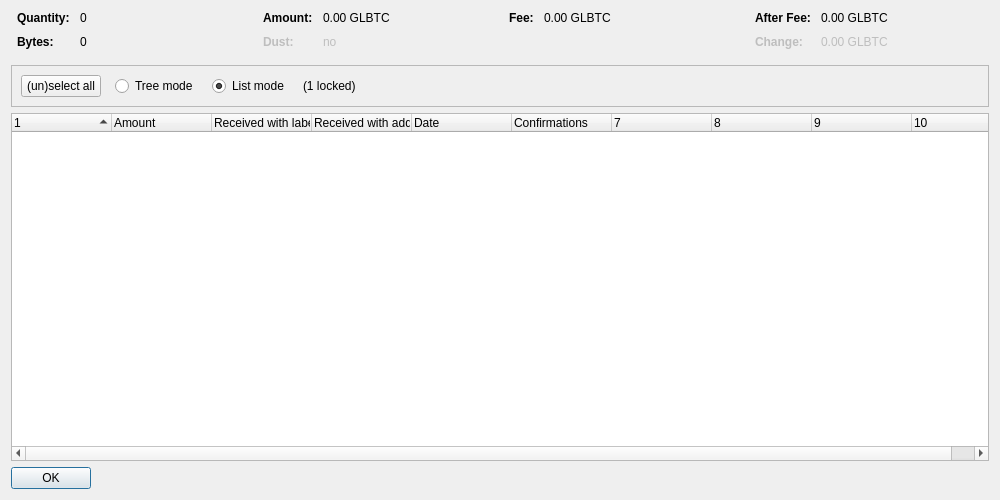
<?xml version="1.0" encoding="UTF-8"?>
<ui version="4.0">
 <class>CoinControlDialog</class>
 <widget class="QDialog" name="CoinControlDialog">
  <property name="geometry">
   <rect>
    <x>0</x>
    <y>0</y>
    <width>1000</width>
    <height>500</height>
   </rect>
  </property>
  <property name="windowTitle">
   <string>Coin Selection</string>
  </property>
  <layout class="QVBoxLayout" name="verticalLayout">
   <item>
    <layout class="QHBoxLayout" name="horizontalLayoutTop" stretch="0,0,0,0">
     <property name="topMargin">
      <number>0</number>
     </property>
     <property name="bottomMargin">
      <number>10</number>
     </property>
     <item>
      <layout class="QFormLayout" name="formLayoutCoinControl1">
       <property name="horizontalSpacing">
        <number>10</number>
       </property>
       <property name="verticalSpacing">
        <number>10</number>
       </property>
       <property name="leftMargin">
        <number>6</number>
       </property>
       <property name="rightMargin">
        <number>6</number>
       </property>
       <item row="0" column="0">
        <widget class="QLabel" name="labelCoinControlQuantityText">
         <property name="font">
          <font>
           <weight>75</weight>
           <bold>true</bold>
          </font>
         </property>
         <property name="text">
          <string>Quantity:</string>
         </property>
        </widget>
       </item>
       <item row="0" column="1">
        <widget class="QLabel" name="labelCoinControlQuantity">
         <property name="cursor">
          <cursorShape>IBeamCursor</cursorShape>
         </property>
         <property name="contextMenuPolicy">
          <enum>Qt::ActionsContextMenu</enum>
         </property>
         <property name="text">
          <string notr="true">0</string>
         </property>
         <property name="textInteractionFlags">
          <set>Qt::LinksAccessibleByMouse|Qt::TextSelectableByKeyboard|Qt::TextSelectableByMouse</set>
         </property>
        </widget>
       </item>
       <item row="1" column="0">
        <widget class="QLabel" name="labelCoinControlBytesText">
         <property name="font">
          <font>
           <weight>75</weight>
           <bold>true</bold>
          </font>
         </property>
         <property name="text">
          <string>Bytes:</string>
         </property>
        </widget>
       </item>
       <item row="1" column="1">
        <widget class="QLabel" name="labelCoinControlBytes">
         <property name="cursor">
          <cursorShape>IBeamCursor</cursorShape>
         </property>
         <property name="contextMenuPolicy">
          <enum>Qt::ActionsContextMenu</enum>
         </property>
         <property name="text">
          <string notr="true">0</string>
         </property>
         <property name="textInteractionFlags">
          <set>Qt::LinksAccessibleByMouse|Qt::TextSelectableByKeyboard|Qt::TextSelectableByMouse</set>
         </property>
        </widget>
       </item>
      </layout>
     </item>
     <item>
      <layout class="QFormLayout" name="formLayoutCoinControl2">
       <property name="horizontalSpacing">
        <number>10</number>
       </property>
       <property name="verticalSpacing">
        <number>10</number>
       </property>
       <property name="leftMargin">
        <number>6</number>
       </property>
       <property name="rightMargin">
        <number>6</number>
       </property>
       <item row="0" column="0">
        <widget class="QLabel" name="labelCoinControlAmountText">
         <property name="font">
          <font>
           <weight>75</weight>
           <bold>true</bold>
          </font>
         </property>
         <property name="text">
          <string>Amount:</string>
         </property>
        </widget>
       </item>
       <item row="0" column="1">
        <widget class="QLabel" name="labelCoinControlAmount">
         <property name="cursor">
          <cursorShape>IBeamCursor</cursorShape>
         </property>
         <property name="contextMenuPolicy">
          <enum>Qt::ActionsContextMenu</enum>
         </property>
         <property name="text">
          <string notr="true">0.00 GLBTC</string>
         </property>
         <property name="textInteractionFlags">
          <set>Qt::LinksAccessibleByMouse|Qt::TextSelectableByKeyboard|Qt::TextSelectableByMouse</set>
         </property>
        </widget>
       </item>
       <item row="1" column="0">
        <widget class="QLabel" name="labelCoinControlLowOutputText">
         <property name="enabled">
          <bool>false</bool>
         </property>
         <property name="font">
          <font>
           <weight>75</weight>
           <bold>true</bold>
          </font>
         </property>
         <property name="text">
          <string>Dust:</string>
         </property>
        </widget>
       </item>
       <item row="1" column="1">
        <widget class="QLabel" name="labelCoinControlLowOutput">
         <property name="enabled">
          <bool>false</bool>
         </property>
         <property name="cursor">
          <cursorShape>IBeamCursor</cursorShape>
         </property>
         <property name="contextMenuPolicy">
          <enum>Qt::ActionsContextMenu</enum>
         </property>
         <property name="text">
          <string notr="true">no</string>
         </property>
         <property name="textInteractionFlags">
          <set>Qt::LinksAccessibleByMouse|Qt::TextSelectableByKeyboard|Qt::TextSelectableByMouse</set>
         </property>
        </widget>
       </item>
      </layout>
     </item>
     <item>
      <layout class="QFormLayout" name="formLayoutCoinControl3">
       <property name="horizontalSpacing">
        <number>10</number>
       </property>
       <property name="verticalSpacing">
        <number>10</number>
       </property>
       <property name="leftMargin">
        <number>6</number>
       </property>
       <property name="rightMargin">
        <number>6</number>
       </property>
       <item row="0" column="0">
        <widget class="QLabel" name="labelCoinControlFeeText">
         <property name="font">
          <font>
           <weight>75</weight>
           <bold>true</bold>
          </font>
         </property>
         <property name="text">
          <string>Fee:</string>
         </property>
        </widget>
       </item>
       <item row="0" column="1">
        <widget class="QLabel" name="labelCoinControlFee">
         <property name="cursor">
          <cursorShape>IBeamCursor</cursorShape>
         </property>
         <property name="contextMenuPolicy">
          <enum>Qt::ActionsContextMenu</enum>
         </property>
         <property name="text">
          <string notr="true">0.00 GLBTC</string>
         </property>
         <property name="textInteractionFlags">
          <set>Qt::LinksAccessibleByMouse|Qt::TextSelectableByKeyboard|Qt::TextSelectableByMouse</set>
         </property>
        </widget>
       </item>
      </layout>
     </item>
     <item>
      <layout class="QFormLayout" name="formLayoutCoinControl4">
       <property name="horizontalSpacing">
        <number>10</number>
       </property>
       <property name="verticalSpacing">
        <number>10</number>
       </property>
       <property name="leftMargin">
        <number>6</number>
       </property>
       <property name="rightMargin">
        <number>6</number>
       </property>
       <item row="0" column="0">
        <widget class="QLabel" name="labelCoinControlAfterFeeText">
         <property name="font">
          <font>
           <weight>75</weight>
           <bold>true</bold>
          </font>
         </property>
         <property name="text">
          <string>After Fee:</string>
         </property>
        </widget>
       </item>
       <item row="0" column="1">
        <widget class="QLabel" name="labelCoinControlAfterFee">
         <property name="cursor">
          <cursorShape>IBeamCursor</cursorShape>
         </property>
         <property name="contextMenuPolicy">
          <enum>Qt::ActionsContextMenu</enum>
         </property>
         <property name="text">
          <string notr="true">0.00 GLBTC</string>
         </property>
         <property name="textInteractionFlags">
          <set>Qt::LinksAccessibleByMouse|Qt::TextSelectableByKeyboard|Qt::TextSelectableByMouse</set>
         </property>
        </widget>
       </item>
       <item row="1" column="0">
        <widget class="QLabel" name="labelCoinControlChangeText">
         <property name="enabled">
          <bool>false</bool>
         </property>
         <property name="font">
          <font>
           <weight>75</weight>
           <bold>true</bold>
          </font>
         </property>
         <property name="text">
          <string>Change:</string>
         </property>
        </widget>
       </item>
       <item row="1" column="1">
        <widget class="QLabel" name="labelCoinControlChange">
         <property name="enabled">
          <bool>false</bool>
         </property>
         <property name="cursor">
          <cursorShape>IBeamCursor</cursorShape>
         </property>
         <property name="contextMenuPolicy">
          <enum>Qt::ActionsContextMenu</enum>
         </property>
         <property name="text">
          <string notr="true">0.00 GLBTC</string>
         </property>
         <property name="textInteractionFlags">
          <set>Qt::LinksAccessibleByMouse|Qt::TextSelectableByKeyboard|Qt::TextSelectableByMouse</set>
         </property>
        </widget>
       </item>
      </layout>
     </item>
    </layout>
   </item>
   <item>
    <widget class="QFrame" name="frame">
     <property name="minimumSize">
      <size>
       <width>0</width>
       <height>40</height>
      </size>
     </property>
     <property name="frameShape">
      <enum>QFrame::StyledPanel</enum>
     </property>
     <property name="frameShadow">
      <enum>QFrame::Sunken</enum>
     </property>
     <layout class="QHBoxLayout" name="horizontalLayout">
      <item>
       <layout class="QHBoxLayout" name="horizontalLayoutPanel" stretch="0,0,0,0,0">
        <property name="spacing">
         <number>14</number>
        </property>
        <item>
         <widget class="QPushButton" name="pushButtonSelectAll">
          <property name="sizePolicy">
           <sizepolicy hsizetype="Maximum" vsizetype="Fixed">
            <horstretch>0</horstretch>
            <verstretch>0</verstretch>
           </sizepolicy>
          </property>
          <property name="text">
           <string>(un)select all</string>
          </property>
          <property name="autoDefault">
           <bool>false</bool>
          </property>
         </widget>
        </item>
        <item>
         <widget class="QRadioButton" name="radioTreeMode">
          <property name="sizePolicy">
           <sizepolicy hsizetype="Maximum" vsizetype="Fixed">
            <horstretch>0</horstretch>
            <verstretch>0</verstretch>
           </sizepolicy>
          </property>
          <property name="text">
           <string>Tree mode</string>
          </property>
         </widget>
        </item>
        <item>
         <widget class="QRadioButton" name="radioListMode">
          <property name="sizePolicy">
           <sizepolicy hsizetype="Maximum" vsizetype="Fixed">
            <horstretch>0</horstretch>
            <verstretch>0</verstretch>
           </sizepolicy>
          </property>
          <property name="text">
           <string>List mode</string>
          </property>
          <property name="checked">
           <bool>true</bool>
          </property>
         </widget>
        </item>
        <item>
         <widget class="QLabel" name="labelLocked">
          <property name="text">
           <string notr="true">(1 locked)</string>
          </property>
         </widget>
        </item>
        <item>
         <spacer name="horizontalSpacer">
          <property name="orientation">
           <enum>Qt::Horizontal</enum>
          </property>
          <property name="sizeHint" stdset="0">
           <size>
            <width>40</width>
            <height>20</height>
           </size>
          </property>
         </spacer>
        </item>
       </layout>
      </item>
     </layout>
    </widget>
   </item>
   <item>
    <widget class="CoinControlTreeWidget" name="treeWidget">
     <property name="contextMenuPolicy">
      <enum>Qt::CustomContextMenu</enum>
     </property>
     <property name="sortingEnabled">
      <bool>false</bool>
     </property>
     <property name="columnCount">
      <number>10</number>
     </property>
     <attribute name="headerShowSortIndicator" stdset="0">
      <bool>true</bool>
     </attribute>
     <attribute name="headerStretchLastSection">
      <bool>false</bool>
     </attribute>
     <column>
      <property name="text">
       <string/>
      </property>
     </column>
     <column>
      <property name="text">
       <string>Amount</string>
      </property>
     </column>
     <column>
      <property name="text">
       <string>Received with label</string>
      </property>
     </column>
     <column>
      <property name="text">
       <string>Received with address</string>
      </property>
     </column>
     <column>
      <property name="text">
       <string>Date</string>
      </property>
     </column>
     <column>
      <property name="text">
       <string>Confirmations</string>
      </property>
      <property name="toolTip">
       <string>Confirmed</string>
      </property>
     </column>
     <column>
      <property name="text">
       <string/>
      </property>
     </column>
     <column>
      <property name="text">
       <string/>
      </property>
     </column>
     <column>
      <property name="text">
       <string/>
      </property>
     </column>
     <column>
      <property name="text">
       <string/>
      </property>
     </column>
    </widget>
   </item>
   <item>
    <widget class="QDialogButtonBox" name="buttonBox">
     <property name="sizePolicy">
      <sizepolicy hsizetype="Maximum" vsizetype="Fixed">
       <horstretch>0</horstretch>
       <verstretch>0</verstretch>
      </sizepolicy>
     </property>
     <property name="orientation">
      <enum>Qt::Horizontal</enum>
     </property>
     <property name="standardButtons">
      <set>QDialogButtonBox::Ok</set>
     </property>
    </widget>
   </item>
  </layout>
 </widget>
 <customwidgets>
  <customwidget>
   <class>CoinControlTreeWidget</class>
   <extends>QTreeWidget</extends>
   <header>qt/coincontroltreewidget.h</header>
  </customwidget>
 </customwidgets>
 <resources/>
 <connections/>
</ui>
